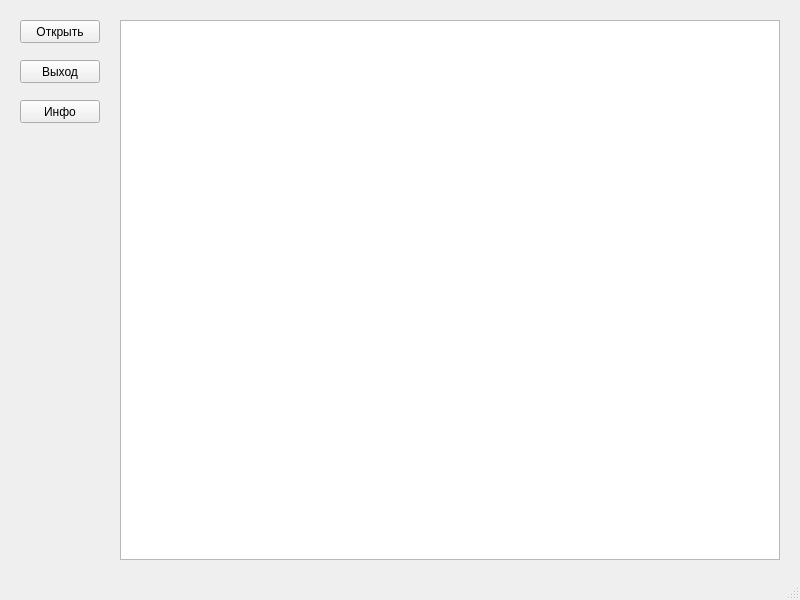
<?xml version="1.0" encoding="UTF-8"?>
<ui version="4.0">
 <class>MainWindow</class>
 <widget class="QMainWindow" name="MainWindow">
  <property name="geometry">
   <rect>
    <x>0</x>
    <y>0</y>
    <width>800</width>
    <height>600</height>
   </rect>
  </property>
  <property name="windowTitle">
   <string>Тестовое задание №2 Сурков К.</string>
  </property>
  <widget class="QWidget" name="centralwidget">
   <widget class="QPushButton" name="pushButton_Open">
    <property name="geometry">
     <rect>
      <x>20</x>
      <y>20</y>
      <width>80</width>
      <height>23</height>
     </rect>
    </property>
    <property name="text">
     <string>Открыть</string>
    </property>
   </widget>
   <widget class="QPushButton" name="pushButton_Exit">
    <property name="geometry">
     <rect>
      <x>20</x>
      <y>60</y>
      <width>80</width>
      <height>23</height>
     </rect>
    </property>
    <property name="text">
     <string>Выход</string>
    </property>
   </widget>
   <widget class="QPushButton" name="pushButton_About">
    <property name="geometry">
     <rect>
      <x>20</x>
      <y>100</y>
      <width>80</width>
      <height>23</height>
     </rect>
    </property>
    <property name="text">
     <string>Инфо</string>
    </property>
   </widget>
   <widget class="QTextBrowser" name="textBrowser">
    <property name="geometry">
     <rect>
      <x>120</x>
      <y>20</y>
      <width>660</width>
      <height>540</height>
     </rect>
    </property>
   </widget>
  </widget>
  <widget class="QMenuBar" name="menubar">
   <property name="geometry">
    <rect>
     <x>0</x>
     <y>0</y>
     <width>800</width>
     <height>20</height>
    </rect>
   </property>
  </widget>
  <widget class="QStatusBar" name="statusbar"/>
 </widget>
 <resources/>
 <connections/>
</ui>
